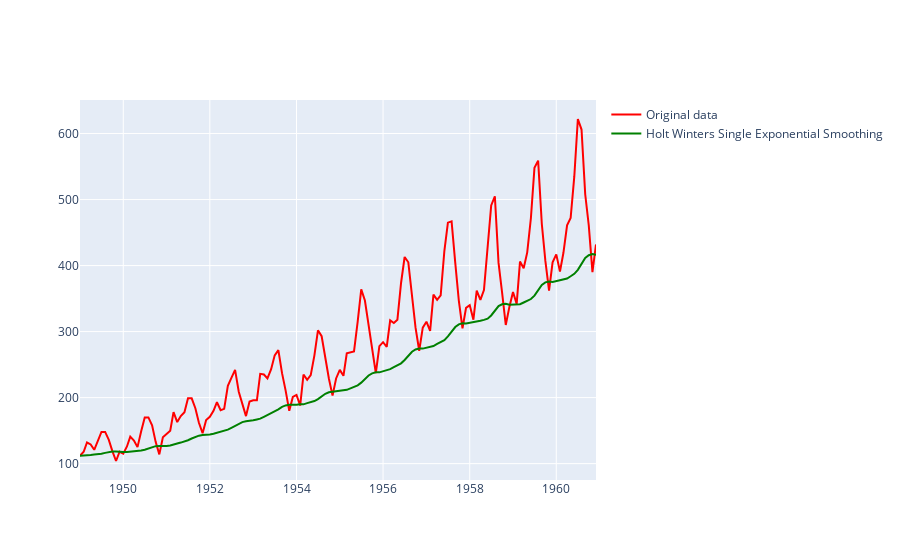

Write notebook code for a chart like this one.
### Code cell
trace0 = Scatter(x = df.index,
                y = df.Passengers,
                line = {'color': 'red'},
                name = 'Original data')

trace1 = Scatter(x = df.index,
                y = df.HWES1,
                line = {'color': 'green'},
                name = 'Holt Winters Single Exponential Smoothing')

iplot(Figure(data = [trace0, trace1]))

### Figure 1 — Plotly figure (JSON) as saved in the notebook; plotly's stock layout.template omitted (floating-point values rounded to 4 significant figures; data arrays with more than 128 entries replaced by an {"elided": "..."} marker saying what was removed)
{"data": [{"line": {"color": "red"}, "name": "Original data", "type": "scatter", "x": {"elided": "144 str values"}, "y": {"elided": "144 int values"}}, {"line": {"color": "green"}, "name": "Holt Winters Single Exponential Smoothing", "type": "scatter", "x": {"elided": "144 str values"}, "y": {"elided": "144 float values"}}], "layout": {}}
